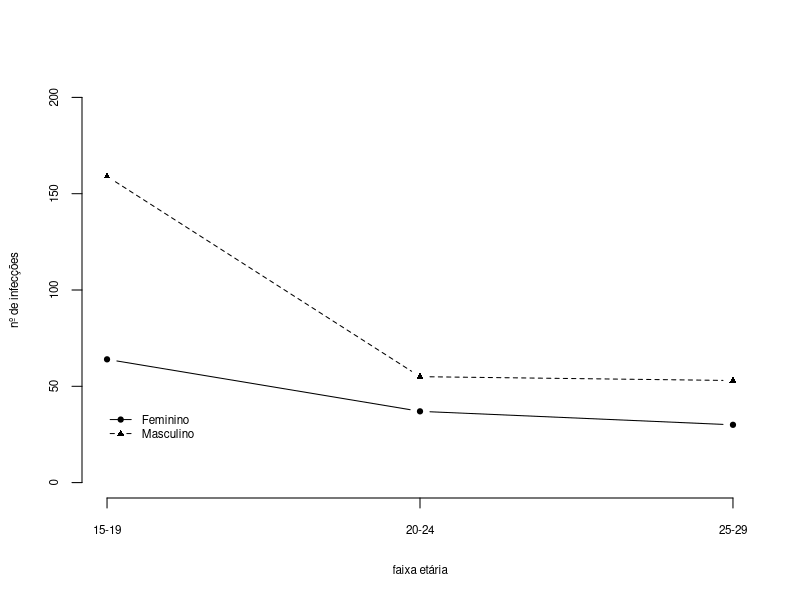
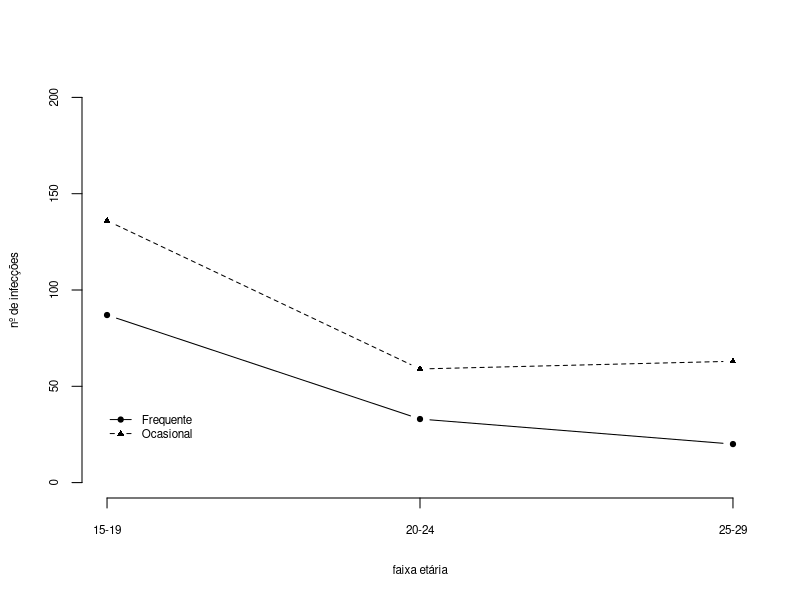
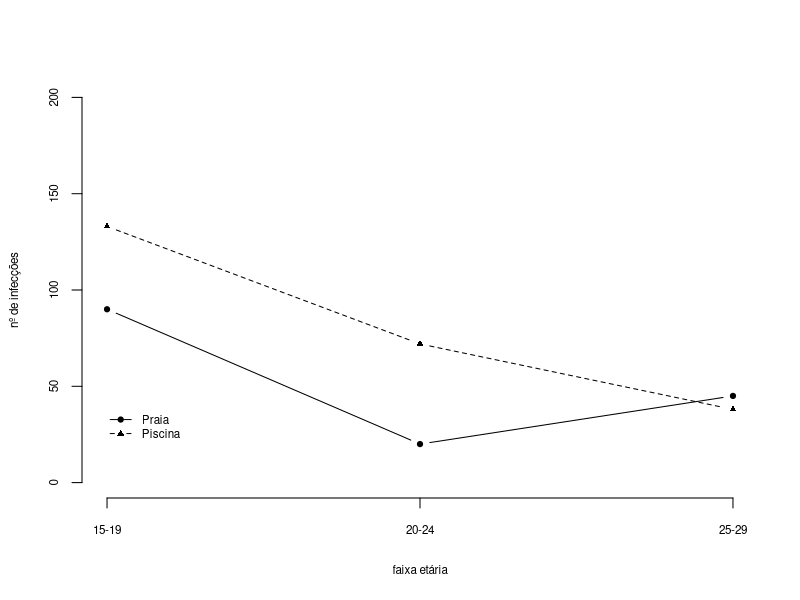
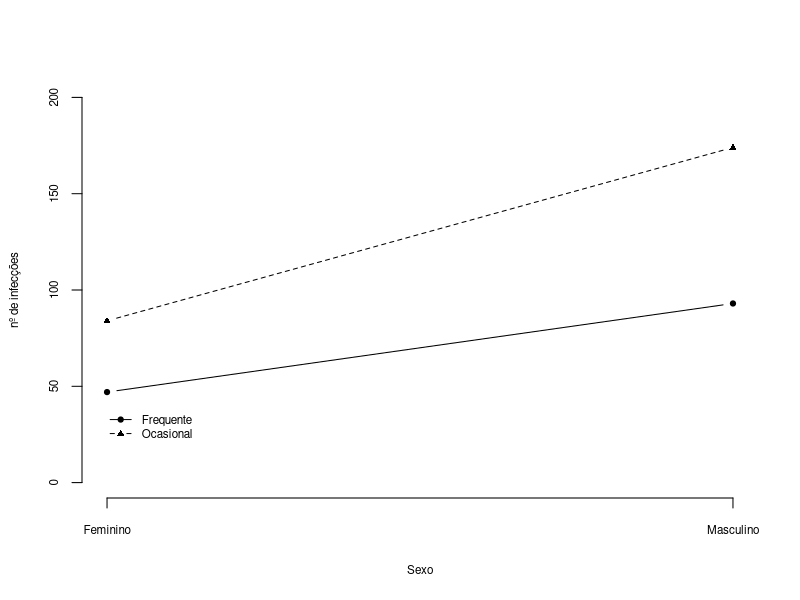
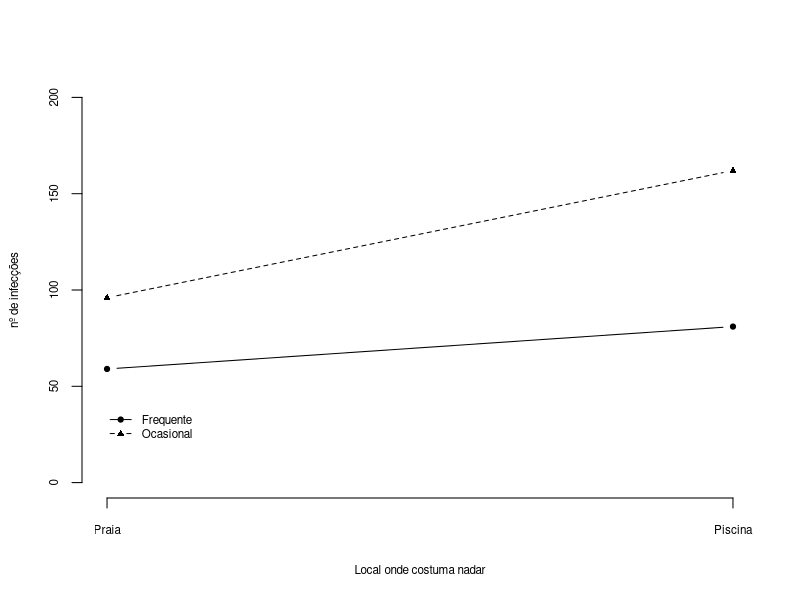
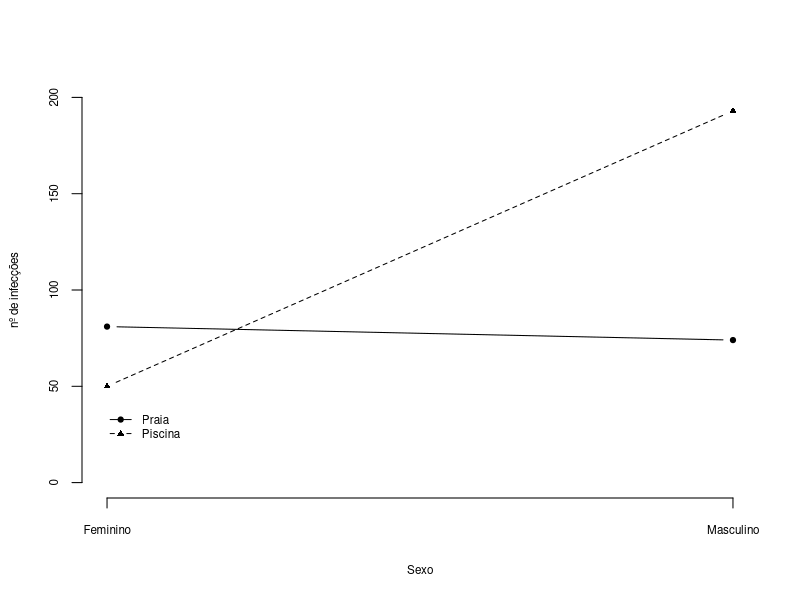

Recreate these plots in R, in order.
## ---- chunk 1
#mudando o separador decimal para resultados "printados"
options(OutDec= ",")
## ---- chunk 2
#definindo opções padrões dos chunks
knitr::opts_chunk$set(fig.width=6, fig.height=3.5, fig.path='Figs/', fig.align='center', echo=FALSE, warning=FALSE, message=FALSE)
## ---- chunk 3
library(dplyr)
library(xtable)
dados <- read.table("recrutas.dat")
colnames(dados) <- c("Hab. de nadar", "Local", "Faixa etária", "Sexo", "Nº de infecções")
#table(is.na(dados))

# table(dados$`Hab. de nadar`, dados$`Nº de infecções`)
# table(dados$Local, dados$`Nº de infecções`)
# table(dados$`Faixa etária`, dados$`Nº de infecções`)
# table(dados$Sexo, dados$`Nº de infecções`)

# dados %>% group_by(`Hab. de nadar`) %>% summarise(Cont_num_infec = sum(`Nº de infecções`))
# dados %>% group_by(Local) %>% summarise(Cont_num_infec = sum(`Nº de infecções`))
# dados %>% group_by(`Faixa etária`) %>% summarise(Cont_num_infec = sum(`Nº de infecções`))
# dados %>% group_by(Sexo) %>% summarise(Cont_num_infec = sum(`Nº de infecções`))
# 
# xtable(dados %>% group_by(`Hab. de nadar`) %>% summarise(Cont_num_infec = sum(`Nº de infecções`)))
# xtable(dados %>% group_by(Local) %>% summarise(Cont_num_infec = sum(`Nº de infecções`)))
# xtable(dados %>% group_by(`Faixa etária`) %>% summarise(Cont_num_infec = sum(`Nº de infecções`)))
# xtable(dados %>% group_by(Sexo) %>% summarise(Cont_num_infec = sum(`Nº de infecções`)))

#dados %>% group_by(`Hab. de nadar`, Local) %>% summarise(Cont_num_infec = sum(`Nº de infecções`))
#dados %>% group_by(`Hab. de nadar`, Sexo) %>% summarise(Cont_num_infec = sum(`Nº de infecções`))

#número médio de infecções para indivíduos que tiveram pelo menos uma infecção, agrupdos pelo Local, Habito de nadar e sexo
#dados %>% group_by(Local, `Faixa etária`) %>% summarise(Num_medio_infec = mean(`Nº de infecções`))
#dados %>% group_by(`Hab. de nadar`, `Faixa etária`) %>% summarise(Num_medio_infec = mean(`Nº de infecções`))
#dados %>% group_by(Sexo, `Faixa etária`) %>% summarise(Num_medio_infec = mean(`Nº de infecções`))
## ---- chunk 4
fig1 <- "Gráfico de perfil que representa o número de infecções de ouvido para cada sexo. Nota-se que ao mudar de faixa etária há diminuição do número de infecções para ambos os sexos. Observa-se que a redução é maior ao mudar da faixa etária de 15-19 para 20-24 para o sexo masculino. Pelo gráfico, pode-se pensar que existe interação entre as covariáveis faixa etária e sexo."

fig2 <- "Gráfico de perfil que representa o número de infecções para os grupos que têm hábitos (frequente e ocasional) de nadar diferentes. Para estes diferentes grupos de hábitos de nadar, nota-se que o número de infecções diminui. No entanto, para aqueles cujo hábito é ocasional, a quantidade de infecções é superior para os diferentes níveis de faixa etária. Cogita-se que possa existir interação entre o hábito de nadar e a faixa etária."

fig3 <- "Gráfico de perfil que representa o número de infecções para os indivíduos que costumam nadar na praia ou na piscina. Com exceção da última faixa etária (25-29), o número de infecções para indivíduos que costumam nadar em piscinas é maior para as diferentes faixas etárias, de 15-19 e 20-24. Observa-se que para os diferentes lugares onde se costuma nadar, nas faixas etárias 15-19 e 20-14, as retas possuem um pequeno desnível que as tornam não paralelas. No entanto, para a última faixa etária, nota-se que o comportamento é diferente para os diferentes locais onde se costuma nadar. Assim, é possível pensar em interação entre a faixa etária e o local onde se costuma nadar."

fig4 <- "Gráfico de perfil que representa o número de infecções para os indivíduos que tem um determinado hábito de nadar, para os diferentes sexos. Observa-se que as retas não são paralelas, com isso pode-se pensar que existe interação entre o sexo e o hábito de nadar."

fig5 <- "Gráfico de perfil que representa o número de infecções para os indivíduos que tem determinado hábito de nadar e o local que costumam nadar. O comportamento é muito similar em relação à figura 4 e cogita-se na possível interação entre local onde costuma nadar e hábito de nadar."

fig6 <- "Gráfico de perfil que representa o número de infecções para os sexos, para indivíduos que tem costume de nadar em diferentes lugares. Nota-se que é plusível a interação entre sexo e o lugar onde costuma nadar."
## ---- chunk 5
#fig.pos="H"
# teste <- dados %>% group_by(Sexo, `Faixa etária`) %>% summarise(Num_medio_infec = mean(`Nº de infecções`))
# par(mfrow=c(1,1))
# plot(teste[[3]][teste[[1]] == "Female"],pch=19,lty=1,type="b",cex=1.2,cex.axis=1.2,cex.lab=1.2,axes=F,ylim=c(0,2),xlab="faixa etária",ylab="nº médio de infecções")
# lines(teste[[3]][teste[[1]] == "Male"],pch=17,lty=2,type="b",cex=1.2,cex.axis=1.2,cex.lab=1.2)
# #lines(taxas[dadosc$consumo=="10-30"],pch=15,lty=3,type="b",cex=1.2,cex.axis=1.2,cex.lab=1.2)
# #lines(taxas[dadosc$consumo=="+30"],pch=18,lty=4,type="b",cex=1.2,cex.axis=1.2,cex.lab=1.2)
# axis(2)
# axis(1,c(1,2,3),labels=c("15-19","20-24","25-29"))
# legend(1,0.5,c("Feminino","Masculino"),lty=c(1,2),pch=c(19,17),bty="n",cex=1)

SFE <- dados %>% group_by(Sexo, `Faixa etária`) %>% summarise(contagem_infec = sum(`Nº de infecções`))
par(mfrow=c(1,1))
plot(SFE[[3]][SFE[[1]] == "Female"],pch=19,lty=1,type="b",cex=.7,cex.axis=.7,cex.lab=.7,axes=F,ylim=c(0,200),xlab="faixa etária",ylab="nº de infecções")
lines(SFE[[3]][SFE[[1]] == "Male"],pch=17,lty=2,type="b",cex=.7,cex.axis=.7,cex.lab=.7)
#lines(taxas[dadosc$consumo=="10-30"],pch=15,lty=3,type="b",cex=1.2,cex.axis=1.2,cex.lab=1.2)
#lines(taxas[dadosc$consumo=="+30"],pch=18,lty=4,type="b",cex=1.2,cex.axis=1.2,cex.lab=1.2)
axis(2, cex.axis = 0.7)
axis(1,c(1,2,3),labels=c("15-19","20-24","25-29"), cex.axis = 0.7)
legend(1,40,c("Feminino","Masculino"),lty=c(1,2),pch=c(19,17),bty="n",cex=.7)

## ---- chunk 6
HNFE <- dados %>% group_by(`Hab. de nadar`, `Faixa etária`) %>% summarise(contagem_infec = sum(`Nº de infecções`))

par(mfrow=c(1,1))
plot(HNFE[[3]][HNFE[[1]] == "Freq"],pch=19,lty=1,type="b",cex=0.7,cex.axis=0.7,cex.lab=0.7,axes=F,ylim=c(0,200),xlab="faixa etária",ylab="nº de infecções")
lines(HNFE[[3]][HNFE[[1]] == "Occas"],pch=17,lty=2,type="b",cex=0.7,cex.axis=0.7,cex.lab=0.7)
#lines(taxas[dadosc$consumo=="10-30"],pch=15,lty=3,type="b",cex=1.2,cex.axis=1.2,cex.lab=1.2)
#lines(taxas[dadosc$consumo=="+30"],pch=18,lty=4,type="b",cex=1.2,cex.axis=1.2,cex.lab=1.2)
axis(2, cex.axis = 0.7)
axis(1,c(1,2,3),labels=c("15-19","20-24","25-29"), cex.axis = 0.7)
legend(1,40,c("Frequente","Ocasional"),lty=c(1,2),pch=c(19,17),bty="n",cex=.7)

## ---- chunk 7
LFE <- dados %>% group_by(Local, `Faixa etária`) %>% summarise(contagem_infec = sum(`Nº de infecções`))

par(mfrow=c(1,1))
plot(LFE[[3]][LFE[[1]] == "Beach"],pch=19,lty=1,type="b",cex=0.7,cex.axis=0.7,cex.lab=0.7,axes=F,ylim=c(0,200),xlab="faixa etária",ylab="nº de infecções")
lines(LFE[[3]][LFE[[1]] == "NonBeach"],pch=17,lty=2,type="b",cex=0.7,cex.axis=0.7,cex.lab=0.7)
#lines(taxas[dadosc$consumo=="10-30"],pch=15,lty=3,type="b",cex=1.2,cex.axis=1.2,cex.lab=1.2)
#lines(taxas[dadosc$consumo=="+30"],pch=18,lty=4,type="b",cex=1.2,cex.axis=1.2,cex.lab=1.2)
axis(2, cex.axis = 0.7)
axis(1,c(1,2,3),labels=c("15-19","20-24","25-29"), cex.axis = 0.7)
legend(1,40,c("Praia","Piscina"),lty=c(1,2),pch=c(19,17),bty="n",cex=0.7)

## ---- chunk 8
HNS <- dados %>% group_by(`Hab. de nadar`, Sexo) %>% summarise(Cont_num_infec = sum(`Nº de infecções`))
par(mfrow=c(1,1))
plot(HNS[[3]][HNS[[1]] == "Freq"],pch=19,lty=1,type="b",cex=0.7,cex.axis=0.7,cex.lab=0.7,axes=F,ylim=c(0,200),xlab="Sexo",ylab="nº de infecções")
lines(HNS[[3]][HNS[[1]] == "Occas"],pch=17,lty=2,type="b",cex=0.7,cex.axis=0.7,cex.lab=0.7)
#lines(taxas[dadosc$consumo=="10-30"],pch=15,lty=3,type="b",cex=1.2,cex.axis=1.2,cex.lab=1.2)
#lines(taxas[dadosc$consumo=="+30"],pch=18,lty=4,type="b",cex=1.2,cex.axis=1.2,cex.lab=1.2)
axis(2, cex.axis = 0.7)
axis(1,c(1,2),labels=c("Feminino","Masculino"), cex.axis = 0.7)
legend(1,40,c("Frequente","Ocasional"),lty=c(1,2),pch=c(19,17),bty="n",cex=0.7)

## ---- chunk 9
HNL <- dados %>% group_by(`Hab. de nadar`, Local) %>% summarise(Cont_num_infec = sum(`Nº de infecções`))
par(mfrow=c(1,1))
plot(HNL[[3]][HNL[[1]] == "Freq"],pch=19,lty=1,type="b",cex=0.7,cex.axis=0.7,cex.lab=0.7,axes=F,ylim=c(0,200),xlab="Local onde costuma nadar",ylab="nº de infecções")
lines(HNL[[3]][HNL[[1]] == "Occas"],pch=17,lty=2,type="b",cex=0.7,cex.axis=0.7,cex.lab=0.7)
#lines(taxas[dadosc$consumo=="10-30"],pch=15,lty=3,type="b",cex=1.2,cex.axis=1.2,cex.lab=1.2)
#lines(taxas[dadosc$consumo=="+30"],pch=18,lty=4,type="b",cex=1.2,cex.axis=1.2,cex.lab=1.2)
axis(2, cex.axis = 0.7)
axis(1,c(1,2),labels=c("Praia","Piscina"), cex.axis = 0.7)
legend(1,40,c("Frequente","Ocasional"),lty=c(1,2),pch=c(19,17),bty="n",cex=0.7)

## ---- chunk 10
LS <- dados %>% group_by(Local, Sexo) %>% summarise(Cont_num_infec = sum(`Nº de infecções`))
par(mfrow=c(1,1))
plot(LS[[3]][LS[[1]] == "Beach"],pch=19,lty=1,type="b",cex=0.7,cex.axis=0.7,cex.lab=0.7,axes=F,ylim=c(0,200),xlab="Sexo",ylab="nº de infecções")
lines(LS[[3]][LS[[1]] == "NonBeach"],pch=17,lty=2,type="b",cex=0.7,cex.axis=0.7,cex.lab=0.7)
#lines(taxas[dadosc$consumo=="10-30"],pch=15,lty=3,type="b",cex=1.2,cex.axis=1.2,cex.lab=1.2)
#lines(taxas[dadosc$consumo=="+30"],pch=18,lty=4,type="b",cex=1.2,cex.axis=1.2,cex.lab=1.2)
axis(2, cex.axis = 0.7)
axis(1,c(1,2),labels=c("Feminino","Masculino"), cex.axis = 0.7)
legend(1,40,c("Praia","Piscina"),lty=c(1,2),pch=c(19,17),bty="n",cex=0.7)

## ---- chunk 11
testeF.CBM.MLG <- function(fit.model,m.C,m.M)
{
v.beta <-  cbind(fit.model$coef)
e.q <- nrow(m.C)
m.cov.beta <- (vcov(fit.model))
e.Q <- t(m.C%*%v.beta-m.M)%*%solve(m.C%*%m.cov.beta%*%t(m.C))%*%(m.C%*%v.beta-m.M)
e.pvalor <- 1-pchisq(e.Q,e.q)
cat("Estatistica Q = ",round(e.Q,2),"\n")
cat("gl = ",e.q,"\n")
cat("pvalor = ",round(e.pvalor,4),"\n")
cat("Matriz C :","\n")
print(m.C)
cat("Matriz M :","\n")
print(m.M)
}

TRV.MLG <- function(fit.model1,fit.model2)
{
ep <- ncol(model.matrix(fit.model2))
eq <- ep-ncol(model.matrix(fit.model1))
desv1 <- deviance(fit.model1)
desv2 <- deviance(fit.model2)
e.TRV <- (desv1-desv2)
e.pvalor <- 1-pchisq(e.TRV,eq)
cat("Estatistica F = ",round(e.TRV,2),"\n")
cat("g.l = ",eq,"\n")
cat("pvalor = ",round(e.pvalor,4),"\n")
}

AnaDesv.MLG <- function(fit.model1,fit.model2)
{
ep <- ncol(model.matrix(fit.model2))
eq <- ep-ncol(model.matrix(fit.model1))
n <- nrow(model.matrix(fit.model2))
desv1 <- deviance(fit.model1)
desv2 <- deviance(fit.model2)
e.F <- ((desv1-desv2)/eq)/(desv2/(n-ep))
e.pvalor <- 1-pf(e.F,eq,n-ep)
cat("Estatistica F = ",round(e.F,2),"\n")
cat("pvalor = ",round(e.pvalor,4),"\n")
}


diagPoisson<-function(fit.model){
# fit.model: objeto com o resultado do ajuste do MLG obtido através da função glm
X <- model.matrix(fit.model)
n <- nrow(X)
p <- ncol(X)
w <- fit.model$weights
W <- diag(w)
H <- solve(t(X)%*%W%*%X)
H <- sqrt(W)%*%X%*%H%*%t(X)%*%sqrt(W)
h <- diag(H)
ts <- resid(fit.model,type="pearson")/sqrt(1-h)
td <- resid(fit.model,type="deviance")/sqrt(1-h)
di <- (h/(1-h))*(ts^2)
par(mfrow=c(2,2))
a <- max(td)
b <- min(td)
plot(td,xlab="Índice", ylab="Resíduo Componente do Desvio",
ylim=c(b-1,a+1), pch=16,cex.axis=1.1,cex.lab=1.1,cex=1.1,cex.axis=1.1,cex.lab=1.1)
abline(2,0,lty=2)
abline(-2,0,lty=2)
abline(0,0,lty=2)

# identify(td, n=1)
# title(sub="(c)")
fited = fitted(fit.model)
plot(fited ,td,xlab="Valor ajustado (média)", ylab="Resíduo Componente do Desvio",ylim=c(b-1,a+1), pch=16,
main="",cex=1.1,cex.axis=1.1,cex.lab=1.1)
abline(2,0,lty=2)
abline(-2,0,lty=2)
abline(0,0,lty=2)
#
eta = predict(fit.model)
z = eta + resid(fit.model, type="pearson")/sqrt(w)
plot(predict(fit.model),z,xlab="Preditor Linear",ylab="Variavel z", pch=16,main="",cex=1.1,cex.axis=1.1,cex.lab=1.1)
lines(smooth.spline(predict(fit.model), z, df=2))
}

envelPoisson <- function(fit.model,ligacao){
# fit.model: objeto com o resultado do ajuste do MLG obtido através da função glm
# ligacao: função de ligação (mesmo nome usado pela função glm (colocar entre aspas)
#par(mfrow=c(1,1))
X <- model.matrix(fit.model)
n <- nrow(X)
p <- ncol(X)
w <- fit.model$weights
W <- diag(w)
H <- solve(t(X)%*%W%*%X)
H <- sqrt(W)%*%X%*%H%*%t(X)%*%sqrt(W)
h <- diag(H)
td <- resid(fit.model,type="deviance")/sqrt((1-h))
e <- matrix(0,n,100)
#
for(i in 1:100){
nresp <- rpois(n, fitted(fit.model))
fit <- glm(nresp ~ X, family=poisson(link=ligacao))
w <- fit$weights
W <- diag(w)
H <- solve(t(X)%*%W%*%X)
H <- sqrt(W)%*%X%*%H%*%t(X)%*%sqrt(W)
h <- diag(H)
e[,i] <- sort(resid(fit,type="deviance")/sqrt(1-h))}
#
e1 <- numeric(n)
e2 <- numeric(n)
#
for(i in 1:n){
  eo <- sort(e[i,])
e1[i] <- (eo[2]+eo[3])/2
e2[i] <- (eo[97]+eo[98])/2}
#
med <- apply(e,1,mean)
faixa <- range(td,e1,e2)
#par(pty="s")
qqnorm(td,xlab="Percentil da N(0,1)",
ylab="Resíduo Componente do Desvio", ylim=faixa, pch=16,main="",cex=1.1,cex.axis=1.1,cex.lab=1.1)
#
par(new=T)
#
qqnorm(e1,axes=F,xlab="",ylab="",type="l",ylim=faixa,lty=1,main="")
par(new=T)
qqnorm(e2,axes=F,xlab="",ylab="", type="l",ylim=faixa,lty=1,main="")
par(new=T)
qqnorm(med,axes=F,xlab="", ylab="", type="l",ylim=faixa,lty=2,main="")

}
